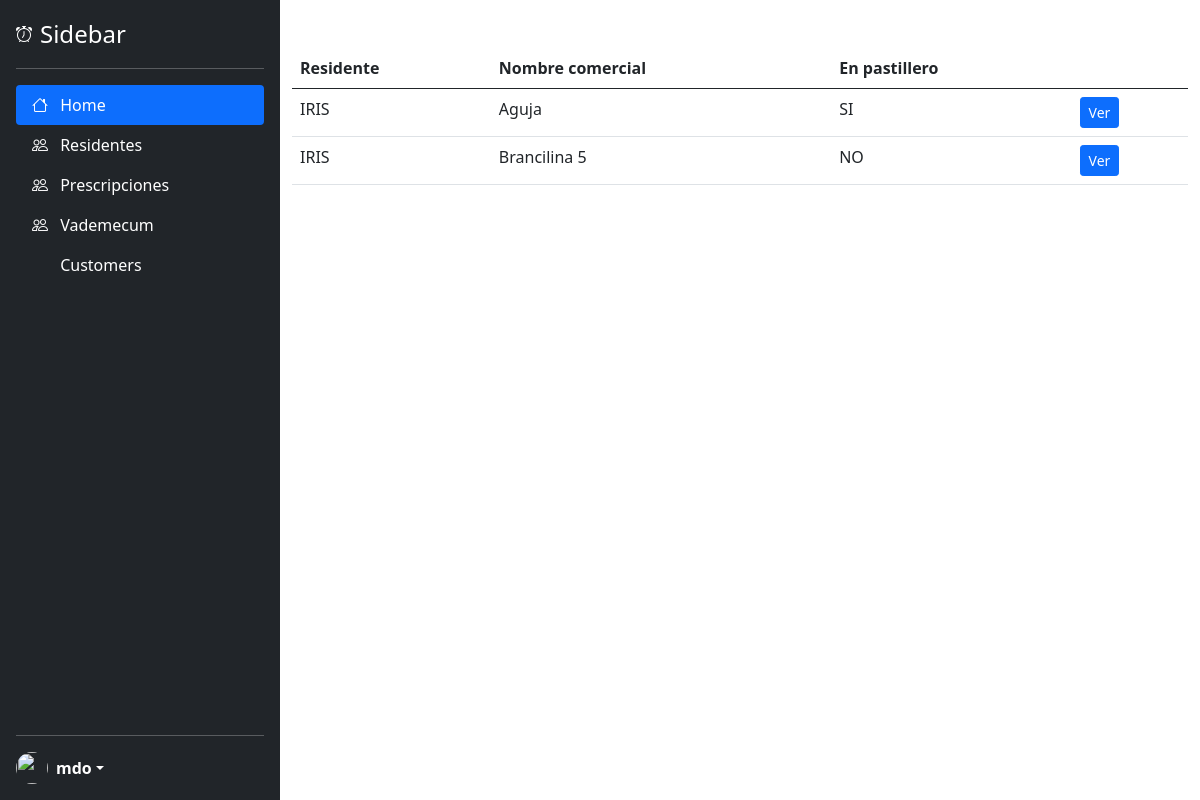
The app's page /prescriptions_list with its own data.
### tables this page shows
CREATE TABLE "prescriptions" (
	"prescription_id"	INTEGER,
	"resident_id"	INTEGER NOT NULL,
	"medication_id"	INTEGER NOT NULL,
	"administration_route"	TEXT NOT NULL,
	"breakfast"	REAL,
	"lunch"	REAL,
	"tea"	REAL,
	"dinner"	REAL,
	"total_per_day"	REAL,
	"notes"	TEXT,
	"medication_status"	TEXT NOT NULL,
	"prescription_date"	DATE,
	"last_registry_date"	DATE,
	"in_pillbox"	BOOL NOT NULL,
	"floor"	TEXT NOT NULL,
	PRIMARY KEY("prescription_id" AUTOINCREMENT)
);

### main.py (the view)
@app.route("/prescriptions_list", methods = ["GET"])
def prescriptions_list():
    prescriptions_list = get_prescriptions_list()
    for prescription in prescriptions_list:
        prescription.to_show_in_html()
    return render_template('/prescriptions_list.html', prescriptions_list = prescriptions_list)

### src/prescription.py (called while the page is built)
def create_prescription_dictionary(prescription_tuple):
    prescription_dictionary = {
        "prescription_id": prescription_tuple[0],
        "resident_id": prescription_tuple[1],
        "medication_id": prescription_tuple[2],
        "administration_route": prescription_tuple[3],
        "breakfast": prescription_tuple[4],
        "lunch": prescription_tuple[5],
        "tea": prescription_tuple[6],
        "dinner": prescription_tuple[7],
        "total_per_day": prescription_tuple[8],
        "notes": prescription_tuple[9],
        "medication_status": prescription_tuple[10],
        "prescription_date": prescription_tuple[11],
        "last_registry_date": prescription_tuple[12],
        "in_pillbox": prescription_tuple[13],
        "floor": prescription_tuple[14],
    }
    return prescription_dictionary

def get_prescriptions_list():
    with sqlite3.connect("./ayekan.db") as conn:
        cursor = conn.cursor()
        cursor.execute(f"SELECT * FROM prescriptions;")
        result = cursor.fetchall()
        prescriptions_list = []
        for prescription in result:
            prescription_dictionary = create_prescription_dictionary(prescription)
            prescription = Prescription(prescription_dictionary)
            prescriptions_list.append(prescription)
        return prescriptions_list

    def to_show_in_html(self):
        self.resident_id = get_resident_by_id(self.resident_id).nickname.upper()
        self.medication_id = get_medication_by_id(self.medication_id).commercial_name.title()
        self.administration_route = self.administration_route.title()
        total_per_day = self.breakfast + self.lunch + self.tea + self.dinner
        self.total_per_day = total_per_day
        self.medication_status = self.medication_status.title()
        if self.in_pillbox == 1:
            in_pillbox = "SI"
        elif self.in_pillbox == 0:
            in_pillbox = "NO"
        self.in_pillbox = in_pillbox
        self.floor = self.floor.upper()

### src/resident.py (called while the page is built)
def get_resident_by_id(resident_id):
    with sqlite3.connect("./ayekan.db") as conn:
        cursor = conn.cursor()
        cursor.execute(f'SELECT * FROM residents WHERE resident_id="{resident_id}";')
        result = cursor.fetchone()
        resident_dictionary = create_resident_dictionary(result)
        resident = Resident(resident_dictionary)
        return resident

### app/templates/prescriptions_list.html (shortened to what this page needs)
{% extends "base.html" %}
{% block content %}
  <table class="table table-hover">
    <thead>
      <tr>
        <th scope="col">Residente</th>
        <th scope="col">Nombre comercial</th>
        <th scope="col">En pastillero</th>
        <th scope="col"></th>
      </tr>
    </thead>
    <tbody>
      {% for prescription in prescriptions_list %}
      <tr>
        <td>{{ prescription.resident_id }}</td>
        <td>{{ prescription.medication_id }}</td>
        <td>{{ prescription.in_pillbox }}</td>
        <td>
            <a href="{{ url_for('selected_prescription', prescription_id = prescription.prescription_id) }}" class="btn btn-primary btn-sm">Ver</a>
        </td>
      </tr>
      {% endfor %}
    </tbody>
  </table>
{% endblock %}

### records on screen
prescriptions: resident_id "IRIS", medication_id "Aguja", in_pillbox "SI"
prescriptions: resident_id "IRIS", medication_id "Brancilina 5", in_pillbox "NO"
